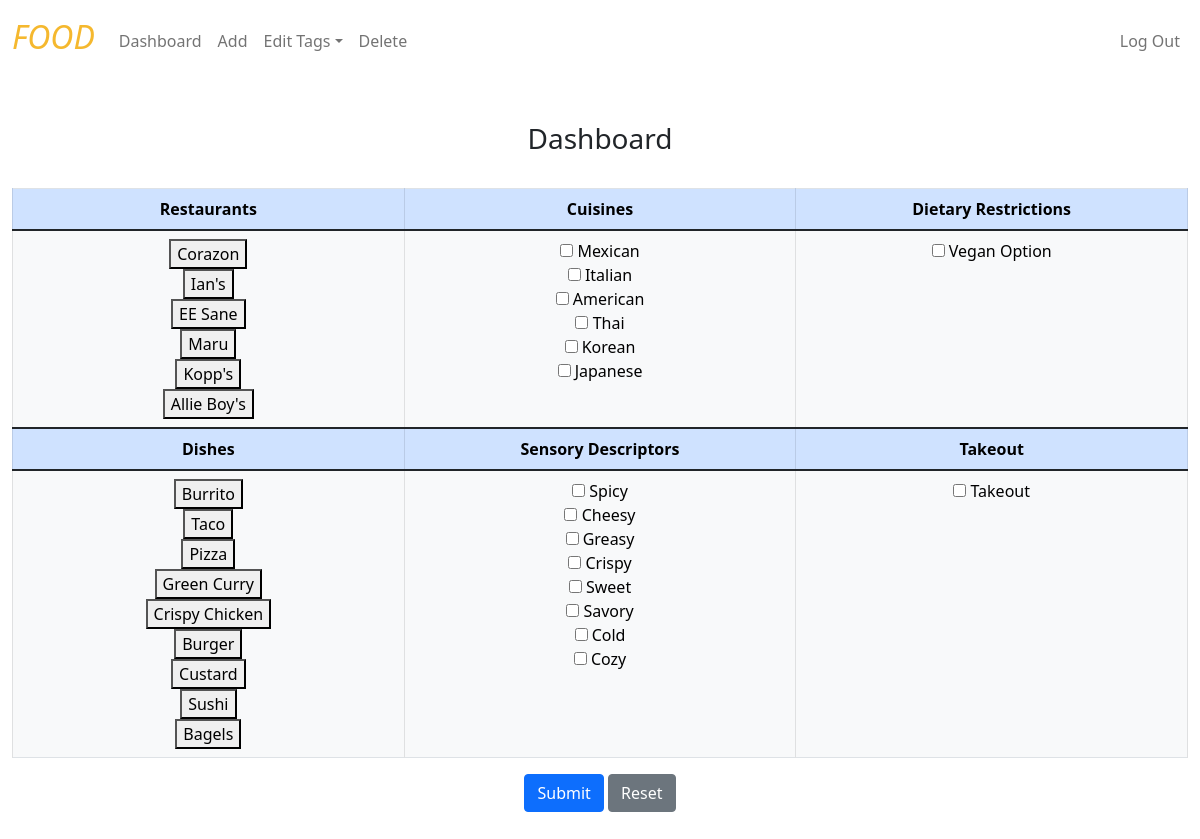
The page / (signed in) on the database its author committed.
### tables this page shows
CREATE TABLE inputs (
    id INTEGER PRIMARY KEY AUTOINCREMENT NOT NULL,
    input TEXT NOT NULL,
    user_id INTEGER NOT NULL,
    FOREIGN KEY(user_id) REFERENCES users(id)
);

CREATE TABLE categories (
    id INTEGER PRIMARY KEY AUTOINCREMENT NOT NULL,
    category TEXT NOT NULL
);

### app.py (the view)
@app.route("/", methods=["GET", "POST"])
@login_required
def index():
    if request.method =="POST":
        y_restaurant = request.form.get("restaurant")
        y_dish = request.form.get("dish")
        y_cuisines = request.form.getlist("cuisine")
        y_senses = request.form.getlist("sense")
        y_dietaries = request.form.getlist("dietary")
        y_takeout = request.form.getlist("takeout")
        tags = [y_cuisines, y_senses, y_dietaries]
        if y_restaurant:
            restaurants = db.execute(
                "SELECT * FROM inputs WHERE user_id = ? AND id = ?",
                session["user_id"],
                y_restaurant
            )
            dishes = db.execute(
                """SELECT * FROM inputs WHERE user_id = ? AND id IN
                (SELECT input_id FROM category_tags WHERE cat_id =
                (SELECT id FROM categories WHERE category = 'Dishes'))
                AND id IN (SELECT tag_id FROM input_tags WHERE item_id = ?)""",
                session["user_id"],
                y_restaurant
            )
            y_cuisines = []
            dbcuisines = db.execute(
                """SELECT tag_id FROM input_tags WHERE user_id = ? AND item_id = ?
                AND tag_id IN (SELECT input_id FROM category_tags WHERE cat_id =
                (SELECT id FROM categories WHERE category = 'Cuisines'))""",
                session["user_id"],
                y_restaurant
            )
            for x in dbcuisines:
                y_cuisines.append(x["tag_id"])
            y_senses = []
            dbsenses = db.execute(
                """SELECT tag_id FROM input_tags WHERE user_id = ? AND item_id = ?
                AND tag_id IN (SELECT input_id FROM category_tags WHERE cat_id =
                (SELECT id FROM categories WHERE category = 'Senses'))""",
                session["user_id"],
                y_restaurant
            )
            for x in dbsenses:
                y_senses.append(x["tag_id"])
            y_dietaries = []
            dbdietaries = db.execute(
                """SELECT tag_id FROM input_tags WHERE user_id = ? AND item_id = ?
                AND tag_id IN (SELECT input_id FROM category_tags WHERE cat_id =
                (SELECT id FROM categories WHERE category = 'Dietaries'))""",
                session["user_id"],
                y_restaurant
            )
            for x in dbdietaries:
                y_dietaries.append(x["tag_id"])
            y_takeout = []
            dbtakeout = db.execute(
                """SELECT cat_id FROM category_tags WHERE user_id = ? AND input_id = ?
                AND cat_id = (SELECT id FROM categories WHERE category = 'Takeout')""",
                session["user_id"],
                y_restaurant
                )
            for x in dbtakeout:
                y_takeout.append(x["cat_id"])
        elif y_dish:
            dishes = db.execute(
                """SELECT * FROM inputs WHERE user_id = ? AND id = ?""",
                session["user_id"],
                y_dish
            )
            restaurants = db.execute(
                """SELECT * FROM inputs WHERE user_id = ? AND id IN
                (SELECT input_id FROM category_tags WHERE cat_id =
                (SELECT id FROM categories WHERE category = 'Restaurants'))
                AND id IN (SELECT item_id FROM input_tags WHERE tag_id = ?)""",
                session["user_id"],
                y_dish
            )
            y_cuisines = []
            dbcuisines = db.execute(
                """SELECT tag_id FROM input_tags WHERE user_id = ? AND item_id = ?
                AND tag_id IN (SELECT input_id FROM category_tags WHERE cat_id =
                (SELECT id FROM categories WHERE category = 'Cuisines'))""",
                session["user_id"],
                y_dish
            )
            for x in dbcuisines:
                y_cuisines.append(x["tag_id"])
            y_senses = []
            dbsenses = db.execute(
                """SELECT tag_id FROM input_tags WHERE user_id = ? AND item_id = ?
                AND tag_id IN (SELECT input_id FROM category_tags WHERE cat_id =
                (SELECT id FROM categories WHERE category = 'Senses'))""",
                session["user_id"],
                y_dish
            )
            for x in dbsenses:
                y_senses.append(x["tag_id"])
            y_dietaries = []
            dbdietaries = db.execute(
                """SELECT tag_id FROM input_tags WHERE user_id = ? AND item_id = ?
                AND tag_id IN (SELECT input_id FROM category_tags WHERE cat_id =
                (SELECT id FROM categories WHERE category = 'Dietaries'))""",
                session["user_id"],
                y_dish
            )
            for x in dbdietaries:
                y_dietaries.append(x["tag_id"])
            y_takeout = []
            dbtakeout = db.execute(
                """SELECT cat_id FROM category_tags WHERE user_id = ? AND input_id = ?
                AND cat_id = (SELECT id FROM categories WHERE category = 'Takeout')""",
                session["user_id"],
                y_dish
                )
            for x in dbtakeout:
                y_takeout.append(x["cat_id"])
        else:
            queryr = "SELECT * FROM inputs WHERE user_id = ? AND id IN (SELECT input_id FROM category_tags WHERE cat_id = (SELECT id FROM categories WHERE category = 'Restaurants'))"
            queryd = "SELECT * FROM inputs WHERE user_id = ? AND id IN (SELECT input_id FROM category_tags WHERE cat_id = (SELECT id FROM categories WHERE category = 'Dishes'))"
            varr = [session["user_id"]]
            vard = [session["user_id"]]
            add = " AND id IN (SELECT item_id FROM input_tags WHERE user_id = ? AND tag_id = ?)"
            addto = " AND id IN (SELECT input_id FROM category_tags WHERE user_id = ? AND cat_id = ?)"
            for cat in tags:
                if len(cat) > 0:
                    for tag in cat:
                        queryr = queryr + add
                        queryd = queryd + add
                        varr.append(session["user_id"])
                        varr.append(tag)
                        vard.append(session["user_id"])
                        vard.append(tag)
            if len(y_takeout) > 0:
                for yes in y_takeout:
                    queryr = queryr + addto
                    varr.append(session["user_id"])
                    varr.append(yes)
            restaurants = db.execute(queryr, *varr)
            dishes = db.execute(queryd, *vard)
        cuisines = db.execute(
            "SELECT * FROM inputs WHERE user_id = ? AND id IN (SELECT input_id FROM category_tags WHERE cat_id = (SELECT id FROM categories WHERE category = 'Cuisines'))",
            session["user_id"]
            )
        senses = db.execute(
            "SELECT * FROM inputs WHERE user_id = ? AND id IN (SELECT input_id FROM category_tags WHERE cat_id = (SELECT id FROM categories WHERE category = 'Senses'))",
            session["user_id"]
            )
        dietaries = db.execute(
            "SELECT * FROM inputs WHERE user_id = ? AND id IN (SELECT input_id FROM category_tags WHERE cat_id = (SELECT id FROM categories WHERE category = 'Dietaries'))",
            session["user_id"]
            )
        takeout = db.execute(
            "SELECT * FROM categories WHERE category = 'Takeout'"
        )
        return render_template(
            "index.html",
            restaurants=restaurants,
            dishes=dishes,
            cuisines=cuisines,
            senses=senses,
            dietaries=dietaries,
            takeout=takeout,
            y_cuisines=y_cuisines,
            y_senses=y_senses,
            y_dietaries=y_dietaries,
            y_takeout=y_takeout
            )
    else:
        restaurants = db.execute(
            "SELECT * FROM inputs WHERE user_id = ? AND id IN (SELECT input_id FROM category_tags WHERE cat_id = (SELECT id FROM categories WHERE category = 'Restaurants'))",
            session["user_id"]
            )
        dishes = db.execute(
            "SELECT * FROM inputs WHERE user_id = ? AND id IN (SELECT input_id FROM category_tags WHERE cat_id = (SELECT id FROM categories WHERE category = 'Dishes'))",
            session["user_id"]
            )
        cuisines = db.execute(
            "SELECT * FROM inputs WHERE user_id = ? AND id IN (SELECT input_id FROM category_tags WHERE cat_id = (SELECT id FROM categories WHERE category = 'Cuisines'))",
            session["user_id"]
            )
        senses = db.execute(
            "SELECT * FROM inputs WHERE user_id = ? AND id IN (SELECT input_id FROM category_tags WHERE cat_id = (SELECT id FROM categories WHERE category = 'Senses'))",
            session["user_id"]
            )
        dietaries = db.execute(
            "SELECT * FROM inputs WHERE user_id = ? AND id IN (SELECT input_id FROM category_tags WHERE cat_id = (SELECT id FROM categories WHERE category = 'Dietaries'))",
            session["user_id"]
            )
        takeout = db.execute(
            "SELECT * FROM categories WHERE category = 'Takeout'"
        )
        return render_template(
            "index.html",
            restaurants=restaurants,
            dishes=dishes,
            cuisines=cuisines,
            senses=senses,
            dietaries=dietaries,
            takeout=takeout
            )

### templates/index.html (shortened to what this page needs)
{% extends "layout.html" %}
{% block main %}
    <form action="/" method="post">
        <table class="table table-bordered container-fluid">
            <thead>
                <h3>Dashboard</h3><br>
                <tr>
                    <th class="table-primary column">Restaurants</th>
                    <th class="table-primary column">Cuisines</th>
                    <th class="table-primary column">Dietary Restrictions</th>
                </tr>
            </thead>
            <tbody>
                <tr>
                    <td class="table-light column scroll">
                        {% for restaurant in restaurants %}
                            <button class="" name="restaurant" type="submit" value="{{ restaurant.id }}">{{ restaurant.input }}</button><br>
                        {% endfor %}
                    </td>
                    <td class="table-light column scroll">
                        {% for row in cuisines %}
                            {% set check = {'foo': False} %}
                            {% if check.foo %}
                                <input type="checkbox" id="{{ row.input }}" name="cuisine" value="{{ row.id }}" checked="checked">
                                <label for="{{ row.input }}">{{ row.input }}</label><br>
                            {% else %}
                                <input type="checkbox" id="{{ row.input }}" name="cuisine" value="{{ row.id }}">
                                <label for="{{ row.input }}">{{ row.input }}</label><br>
                            {% endif %}
                        {% endfor %}
                    </td>
                    <td class="table-light column scroll">
                        {% for row in dietaries %}
                            {% set check = {'foo': False} %}
                            {% if check.foo %}
                                <input type="checkbox" id="{{ row.input }}" name="dietary" value="{{ row.id }}" checked="checked">
                                <label for="{{ row.input }}">{{ row.input }}</label><br>
                            {% else %}
                                <input type="checkbox" id="{{ row.input }}" name="dietary" value="{{ row.id }}">
                                <label for="{{ row.input }}">{{ row.input }}</label><br>
                            {% endif %}
                        {% endfor %}
                    </td>
                </tr>
            </tbody>
            <thead>
                <tr>
                    <th class="table-primary column">Dishes</th>
                    <th class="table-primary column">Sensory Descriptors</th>
                    <th class="table-primary column">Takeout</th>
                </tr>
            </thead>
            <tbody>
                <tr>
                    <td class="table-light column scroll">
                        {% for dish in dishes %}
                            <button class="" name="dish" type="submit" value="{{ dish.id }}">{{ dish.input }}</button><br>
                        {% endfor %}
                    </td>
                    <td class="table-light column scroll">
                        {% for row in senses %}
                            {% set check = {'foo': False} %}
                            {% if check.foo %}
                                <input type="checkbox" id="{{ row.input }}" name="sense" value="{{ row.id }}" checked="checked">
                                <label for="{{ row.input }}">{{ row.input }}</label><br>
                            {% else %}
                                <input type="checkbox" id="{{ row.input }}" name="sense" value="{{ row.id }}">
                                <label for="{{ row.input }}">{{ row.input }}</label><br>
                            {% endif %}
                        {% endfor %}
                    </td>
                    <td class="table-light column scroll">
                        {% for row in takeout %}
                            {% set check = {'foo': False} %}
                            {% if check.foo %}
                                <input type="checkbox" id="takeout" name="takeout" value="{{ row.id }}" checked="checked">
                                <label for="takeout"> Takeout</label>
                            {% else %}
                                <input type="checkbox" id="takeout" name="takeout" value="{{ row.id }}">
                                <label for="takeout"> Takeout</label>
                            {% endif %}
                        {% endfor %}
                    </td>
                </tr>
            </tbody>
        </table>
        <button class="btn btn-primary" type="submit">Submit</button>
        <a href="/" class="btn btn-secondary" role="button">Reset</a>
    </form>
    {% endblock %}

### templates/layout.html (shortened to what this page needs)
<!DOCTYPE html>
<html lang="en">
    <head>
        <link href="https://cdn.jsdelivr.net/npm/bootstrap@5.1.3/dist/css/bootstrap.min.css" rel="stylesheet">
        <link href="/static/styles.css" rel="stylesheet">
    </head>
    <body>
        <nav class="bg-body-tertiary navbar navbar-expand-md navbar-light">
            <div class="container-fluid">
                <a class="navbar-brand" href="/"><span class="yellow"><i>FOOD</span></i></a>
                <div class="collapse navbar-collapse" id="navbarNavDropdown">
                    {% if session["user_id"] %}
                        <ul class="navbar-nav me-auto mt-2">
                            <li class="nav-item"><a class="nav-link" href="/">Dashboard</a></li>
                            <li class="nav-item"><a class="nav-link" href="/add">Add</a></li>
                            <li class="nav-item dropdown"><a class="nav-link dropdown-toggle" href="#" role="button" data-bs-toggle="dropdown">Edit Tags</a>
                            </li>
                            <li class="nav-item"><a class="nav-link" href="/delete">Delete</a></li>
                        </ul>
                        <ul class="navbar-nav ms-auto mt-2">
                            <li class="nav-item"><a class="nav-link" href="/logout">Log Out</a></li>
                        </ul>
                    {% else %}
                        <ul class="navbar-nav ms-auto mt-2">
                            <li class="nav-item"><a class="nav-link" href="/register">Register</a></li>
                            <li class="nav-item"><a class="nav-link" href="/login">Log In</a></li>
                        </ul>
                    {% endif %}
                </div>
            </div>
        </nav>
        <main class="container-fluid py-5 text-center">
            {% block main %}{% endblock %}
        </main>
    </body>
</html>

### rows shown on the page
inputs: {{ restaurant.id }} 1 (drawn), input "Corazon"
inputs: {{ restaurant.id }} 7 (drawn), input "Ian's"
inputs: {{ restaurant.id }} 13 (drawn), input "EE Sane"
inputs: {{ restaurant.id }} 16 (drawn), input "Maru"
inputs: {{ restaurant.id }} 22 (drawn), input "Kopp's"
inputs: {{ restaurant.id }} 28 (drawn), input "Allie Boy's"
inputs: input "Mexican"
inputs: input "Italian"
inputs: input "American"
inputs: input "Thai"
inputs: input "Korean"
inputs: input "Japanese"
inputs: input "Vegan Option"
inputs: {{ dish.id }} 2 (drawn), input "Burrito"
inputs: {{ dish.id }} 3 (drawn), input "Taco"
inputs: {{ dish.id }} 8 (drawn), input "Pizza"
inputs: {{ dish.id }} 14 (drawn), input "Green Curry"
inputs: {{ dish.id }} 17 (drawn), input "Crispy Chicken"
inputs: {{ dish.id }} 23 (drawn), input "Burger"
inputs: {{ dish.id }} 24 (drawn), input "Custard"
inputs: {{ dish.id }} 26 (drawn), input "Sushi"
inputs: {{ dish.id }} 29 (drawn), input "Bagels"
inputs: input "Spicy"
inputs: input "Cheesy"
inputs: input "Greasy"
inputs: input "Crispy"
inputs: input "Sweet"
inputs: input "Savory"
inputs: input "Cold"
inputs: input "Cozy"
